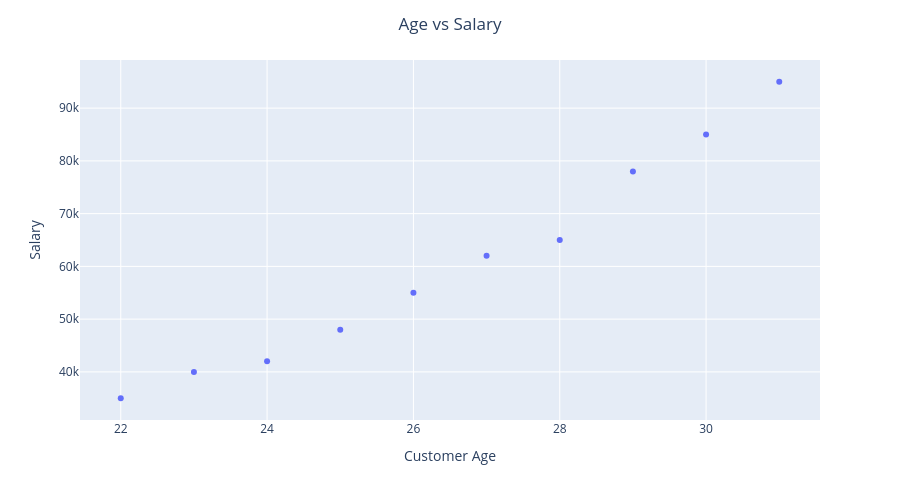

The notebook cell this image was saved under:
### Code cell
fig.update_layout(
    xaxis_title="Customer Age"
)
fig.show()

### Figure 1 — Plotly figure (JSON) as saved in the notebook; plotly's stock layout.template omitted (floating-point values rounded to 4 significant figures)
{"data": [{"hovertemplate": "Age=%{x}<br>Salary=%{y}<extra></extra>", "legendgroup": "", "marker": {"color": "#636efa", "symbol": "circle"}, "mode": "markers", "name": "", "orientation": "v", "showlegend": false, "type": "scatter", "x": [22, 25, 28, 24, 30, 27, 23, 29, 31, 26], "xaxis": "x", "y": [35000, 48000, 65000, 42000, 85000, 62000, 40000, 78000, 95000, 55000], "yaxis": "y"}], "layout": {"height": 500, "legend": {"tracegroupgap": 0}, "margin": {"t": 60}, "title": {"text": "Age vs Salary", "x": 0.5}, "width": 900, "xaxis": {"anchor": "y", "domain": [0, 1], "title": {"text": "Customer Age"}}, "yaxis": {"anchor": "x", "domain": [0, 1], "title": {"text": "Salary"}}}}
